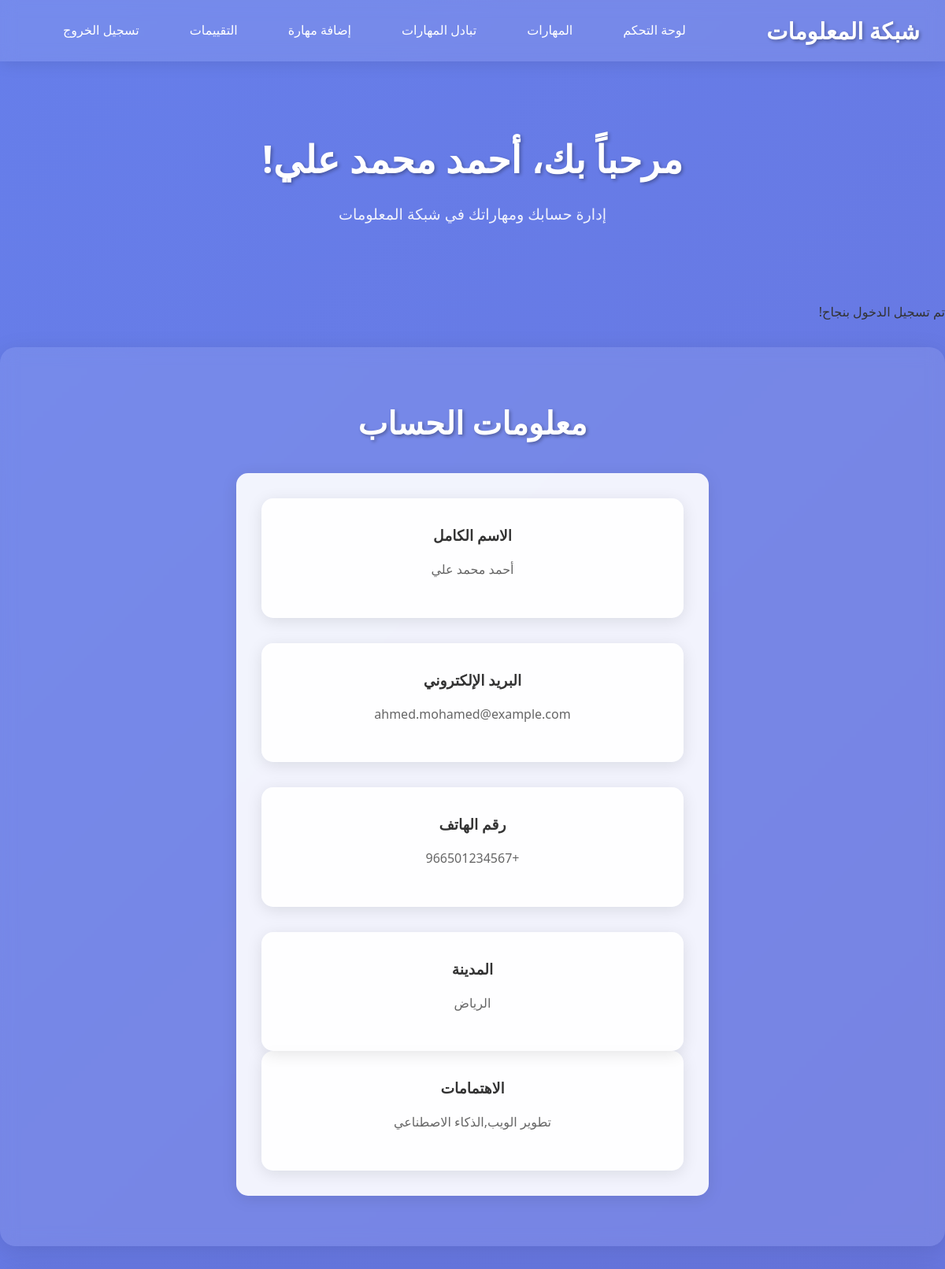
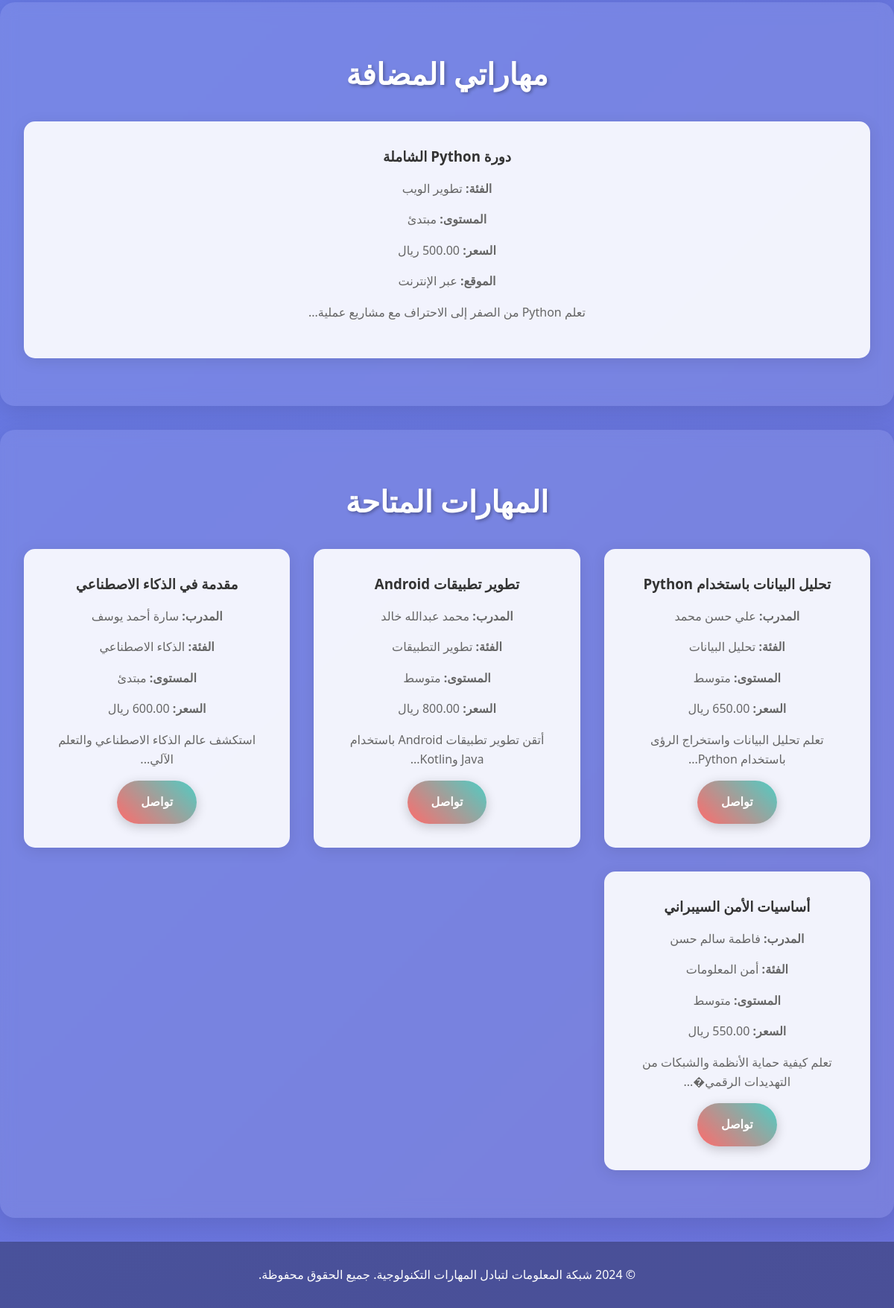
/dashboard.php (signed in), run on the app's committed database (2 pictures, top to bottom).
### tables this page shows
CREATE TABLE users AS
SELECT 1 AS id, 'أحمد محمد علي' AS full_name, 'ahmed.mohamed@example.com' AS email, 
       'Ye4oKoEa3Ro9llC/.og/at2.uheWG/igi' AS password, '+966501234567' AS phone, 
       'الرياض' AS city, 'تطوير الويب,الذكاء الاصطناعي' AS interests, CURRENT_TIMESTAMP AS created_at
UNION ALL
SELECT 2, 'فاطمة سالم حسن', 'fatima.salem@example.com', 'Ye4oKoEa3Ro9llC/.og/at2.uheWG/igi', 
       '+966507654321', 'جدة', 'أمن المعلومات,تحليل البيانات', CURRENT_TIMESTAMP
UNION ALL
SELECT 3, 'محمد عبدالله خالد', 'mohamed.abdullah@example.com', 'Ye4oKoEa3Ro9llC/.og/at2.uheWG/igi', 
       '+966509876543', 'الدمام', 'تطوير التطبيقات,إنترنت الأشياء', CURRENT_TIMESTAMP
UNION ALL
SELECT 4, 'سارة أحمد يوسف', 'sara.ahmed@example.com', 'Ye4oKoEa3Ro9llC/.og/at2.uheWG/igi', 
       '+966503456789', 'مكة', 'الذكاء الاصطناعي,تطوير الويب', CURRENT_TIMESTAMP
UNION ALL
SELECT 5, 'علي حسن محمد', 'ali.hassan@example.com', 'Ye4oKoEa3Ro9llC/.og/at2.uheWG/igi', 
       '+966502468135', 'المدينة المنورة', 'أمن المعلومات,تطوير التطبيقات', CURRENT_TIMESTAMP;

CREATE TABLE skills AS
SELECT 1 AS id, 'دورة Python الشاملة' AS name, 'تطوير الويب' AS category, 'مبتدئ' AS level, 
       'تعلم Python من الصفر إلى الاحتراف مع مشاريع عملية' AS description, 8 AS duration, 
       500.00 AS price, 'عبر الإنترنت' AS location, 1 AS instructor_id, 
       'لا توجد متطلبات مسبقة' AS prerequisites, 'حاسوب شخصي، اتصال إنترنت' AS materials, 
       'ahmed.mohamed@example.com' AS contact_info, CURRENT_TIMESTAMP AS created_at
UNION ALL
SELECT 2, 'أساسيات الأمن السيبراني', 'أمن المعلومات', 'متوسط', 
       'تعلم كيفية حماية الأنظمة والشبكات من التهديدات الرقمية', 5, 550.00, 'جدة', 2, 
       'معرفة أساسية بالحواسيب', 'حاسوب شخصي، أدوات أمنية', 'fatima.salem@example.com', CURRENT_TIMESTAMP
UNION ALL
SELECT 3, 'تطوير تطبيقات Android', 'تطوير التطبيقات', 'متوسط', 
       'أتقن تطوير تطبيقات Android باستخدام Java وKotlin', 10, 800.00, 'الرياض', 3, 
       'معرفة أساسية بالبرمجة', 'حاسوب مع Android Studio', 'mohamed.abdullah@example.com', CURRENT_TIMESTAMP
UNION ALL
SELECT 4, 'مقدمة في الذكاء الاصطناعي', 'الذكاء الاصطناعي', 'مبتدئ', 
       'استكشف عالم الذكاء الاصطناعي والتعلم الآلي', 6, 600.00, 'عبر الإنترنت', 4, 
       'لا توجد متطلبات مسبقة', 'حاسوب شخصي، اتصال إنترنت', 'sara.ahmed@example.com', CURRENT_TIMESTAMP
UNION ALL
SELECT 5, 'تحليل البيانات باستخدام Python', 'تحليل البيانات', 'متوسط', 
       'تعلم تحليل البيانات واستخراج الرؤى باستخدام Python', 8, 650.00, 'الدمام', 5, 
       'معرفة أساسية بـ Python', 'حاسوب شخصي، مكتبات Python', 'ali.hassan@example.com', CURRENT_TIMESTAMP;

### config.php (called while the page is built, shortened)
<?php
function getMessage() {
    if (isset($_SESSION['message'])) {
        $message = $_SESSION['message'];
        $type = $_SESSION['message_type'] ?? 'info';
        return ['message' => $message, 'type' => $type];
    }
    return null;
}
?>

### dashboard.php (the view, shortened to what this page needs)
<?php
require_once 'config.php';
$message = getMessage();
try {
    $conn = getDBConnection();
    $stmt = $conn->prepare("SELECT * FROM users WHERE id = ?");
    $stmt->execute([$_SESSION['user_id']]);
    $user = $stmt->fetch();
    $stmt = $conn->prepare("SELECT * FROM skills WHERE instructor_id = ? ORDER BY created_at DESC");
    $stmt->execute([$_SESSION['user_id']]);
    $user_skills = $stmt->fetchAll();
    $stmt = $conn->prepare("SELECT s.*, u.full_name as instructor_name FROM skills s JOIN users u ON s.instructor_id = u.id WHERE s.instructor_id != ? ORDER BY s.created_at DESC LIMIT 10");
    $stmt->execute([$_SESSION['user_id']]);
    $available_skills = $stmt->fetchAll();
} catch (PDOException $e) {
    showMessage('حدث خطأ في تحميل البيانات.', 'error');
    $user = null;
    $user_skills = [];
    $available_skills = [];
}
?>
<!DOCTYPE html>
<html lang="ar" dir="rtl">
<head>
    <link rel="stylesheet" href="css/style.css">
</head>
<body>
    <header>
        <nav>
            <div class="logo">شبكة المعلومات</div>
            <ul class="nav-links">
                <li><a href="dashboard.php">لوحة التحكم</a></li>
                <li><a href="skills.php">المهارات</a></li>
                <li><a href="exchange.php">تبادل المهارات</a></li>
                <li><a href="add_skill.php">إضافة مهارة</a></li>
                <li><a href="evaluate.php">التقييمات</a></li>
                <li><a href="logout.php">تسجيل الخروج</a></li>
            </ul>
        </nav>
    </header>
    <main>
        <section class="hero">
            <h1>مرحباً بك، <?php echo htmlspecialchars($user['full_name'] ?? 'المستخدم'); ?>!</h1>
            <p>إدارة حسابك ومهاراتك في شبكة المعلومات</p>
        </section>
        <?php if ($message): ?>
            <div class="message message-<?php echo $message['type']; ?>">
                <?php echo $message['message']; ?>
            </div>
        <?php endif; ?>
        <section class="section fade-in">
            <h2>معلومات الحساب</h2>
            <div class="form-container">
                <div class="grid">
                    <div class="card">
                        <h3>الاسم الكامل</h3>
                        <p><?php echo htmlspecialchars($user['full_name'] ?? 'غير محدد'); ?></p>
                    </div>
                    <div class="card">
                        <h3>البريد الإلكتروني</h3>
                        <p><?php echo htmlspecialchars($user['email'] ?? 'غير محدد'); ?></p>
                    </div>
                    <div class="card">
                        <h3>رقم الهاتف</h3>
                        <p><?php echo htmlspecialchars($user['phone'] ?? 'غير محدد'); ?></p>
                    </div>
                    <div class="card">
                        <h3>المدينة</h3>
                        <p><?php echo htmlspecialchars($user['city'] ?? 'غير محدد'); ?></p>
                    </div>
                </div>
                <div class="card">
                    <h3>الاهتمامات</h3>
                    <p><?php echo htmlspecialchars($user['interests'] ?? 'غير محدد'); ?></p>
                </div>
            </div>
        </section>
        <section class="section fade-in">
            <h2>مهاراتي المضافة</h2>
            <?php if (empty($user_skills)): ?>
                <div class="card">
                    <p>لم تقم بإضافة أي مهارات بعد. <a href="add_skill.php">أضف مهارة جديدة</a></p>
                </div>
            <?php else: ?>
                <div class="grid">
                    <?php foreach ($user_skills as $skill): ?>
                        <div class="card">
                            <h3><?php echo htmlspecialchars($skill['name']); ?></h3>
                            <p><strong>الفئة:</strong> <?php echo htmlspecialchars($skill['category']); ?></p>
                            <p><strong>المستوى:</strong> <?php echo htmlspecialchars($skill['level']); ?></p>
                            <p><strong>السعر:</strong> <?php echo htmlspecialchars($skill['price']); ?> ريال</p>
                            <p><strong>الموقع:</strong> <?php echo htmlspecialchars($skill['location']); ?></p>
                            <p><?php echo htmlspecialchars(substr($skill['description'], 0, 100)); ?>...</p>
                        </div>
                    <?php endforeach; ?>
                </div>
            <?php endif; ?>
        </section>
        <section class="section fade-in">
            <h2>المهارات المتاحة</h2>
            <?php if (empty($available_skills)): ?>
                <div class="card">
                    <p>لا توجد مهارات متاحة حالياً.</p>
                </div>
            <?php else: ?>
                <div class="grid">
                    <?php foreach ($available_skills as $skill): ?>
                        <div class="card">
                            <h3><?php echo htmlspecialchars($skill['name']); ?></h3>
                            <p><strong>المدرب:</strong> <?php echo htmlspecialchars($skill['instructor_name']); ?></p>
                            <p><strong>الفئة:</strong> <?php echo htmlspecialchars($skill['category']); ?></p>
                            <p><strong>المستوى:</strong> <?php echo htmlspecialchars($skill['level']); ?></p>
                            <p><strong>السعر:</strong> <?php echo htmlspecialchars($skill['price']); ?> ريال</p>
                            <p><?php echo htmlspecialchars(substr($skill['description'], 0, 100)); ?>...</p>
                            <a href="mailto:<?php echo htmlspecialchars($skill['contact_info']); ?>" class="btn">تواصل</a>
                        </div>
                    <?php endforeach; ?>
                </div>
            <?php endif; ?>
        </section>
    </main>
    <footer>
        <p>&copy; 2024 شبكة المعلومات لتبادل المهارات التكنولوجية. جميع الحقوق محفوظة.</p>
    </footer>
</body>
</html>

### style.css (style rules this page uses)
* { margin: 0; padding: 0; box-sizing: border-box; }
body { font-family: 'Segoe UI', Tahoma, Geneva, Verdana, sans-serif; line-height: 1.6; color: #333; background: linear-gradient(135deg, #667eea 0%, #764ba2 100%); background-size: 400% 400%; animation: gradientShift 15s ease infinite; min-height: 100vh; direction: rtl; }
header { background: rgba(255, 255, 255, 0.1); backdrop-filter: blur(10px); padding: 1rem 0; position: fixed; width: 100%; top: 0; z-index: 1000; box-shadow: 0 2px 20px rgba(0,0,0,0.1); }
nav { display: flex; justify-content: space-between; align-items: center; max-width: 1200px; margin: 0 auto; padding: 0 2rem; }
.logo { font-size: 1.8rem; font-weight: bold; color: #fff; text-shadow: 2px 2px 4px rgba(0,0,0,0.3); }
.nav-links { display: flex; list-style: none; }
.nav-links li { margin-left: 2rem; }
.nav-links a { color: #fff; text-decoration: none; font-weight: 500; transition: all 0.3s ease; padding: 0.5rem 1rem; border-radius: 25px; }
main { padding-top: 100px; min-height: calc(100vh - 200px); }
.hero { text-align: center; padding: 4rem 2rem; color: #fff; }
.hero h1 { font-size: 3rem; margin-bottom: 1rem; text-shadow: 2px 2px 4px rgba(0,0,0,0.3); }
.hero p { font-size: 1.2rem; margin-bottom: 2rem; opacity: 0.9; }
.btn { display: inline-block; background: linear-gradient(45deg, #ff6b6b, #4ecdc4); color: #fff; padding: 1rem 2rem; text-decoration: none; border-radius: 50px; font-weight: bold; transition: all 0.3s ease; box-shadow: 0 4px 15px rgba(0,0,0,0.2); }
.section { max-width: 1200px; margin: 0 auto; padding: 4rem 2rem; background: rgba(255, 255, 255, 0.1); backdrop-filter: blur(10px); border-radius: 20px; margin: 2rem auto; box-shadow: 0 8px 32px rgba(0,0,0,0.1); }
.section h2 { text-align: center; color: #fff; margin-bottom: 2rem; font-size: 2.5rem; text-shadow: 2px 2px 4px rgba(0,0,0,0.3); }
.grid { display: grid; grid-template-columns: repeat(auto-fit, minmax(300px, 1fr)); gap: 2rem; }
.card { background: rgba(255, 255, 255, 0.9); padding: 2rem; border-radius: 15px; box-shadow: 0 4px 20px rgba(0,0,0,0.1); transition: all 0.3s ease; text-align: center; }
.card h3 { color: #333; margin-bottom: 1rem; }
.card p { color: #666; margin-bottom: 1rem; }
.form-container { max-width: 600px; margin: 0 auto; background: rgba(255, 255, 255, 0.9); padding: 2rem; border-radius: 15px; box-shadow: 0 4px 20px rgba(0,0,0,0.1); }
footer { background: rgba(0, 0, 0, 0.3); color: #fff; text-align: center; padding: 2rem 0; margin-top: 2rem; }
.fade-in { animation: fadeIn 0.6s ease-out; }

### data on the page
users: full_name "أحمد محمد علي", email "ahmed.mohamed@example.com", phone "+966501234567", city "الرياض", interests "تطوير الويب,الذكاء الاصطناعي"
skills: name "دورة Python الشاملة", category "تطوير الويب", level "مبتدئ", location "عبر الإنترنت", description "تعلم Python من الصفر إلى الاحتراف مع مشاريع عملية"
skills: name "تحليل البيانات باستخدام Python", users.full_name "علي حسن محمد", category "تحليل البيانات", level "متوسط", description "تعلم تحليل البيانات واستخراج الرؤى باستخدام Python"
skills: name "تطوير تطبيقات Android", users.full_name "محمد عبدالله خالد", category "تطوير التطبيقات", level "متوسط", description "أتقن تطوير تطبيقات Android باستخدام Java وKotlin"
skills: name "مقدمة في الذكاء الاصطناعي", users.full_name "سارة أحمد يوسف", category "الذكاء الاصطناعي", level "مبتدئ", description "استكشف عالم الذكاء الاصطناعي والتعلم الآلي"
skills: name "أساسيات الأمن السيبراني", users.full_name "فاطمة سالم حسن", category "أمن المعلومات", level "متوسط", description "تعلم كيفية حماية الأنظمة والشبكات من التهديدات الرقمي�"

### other printed values
$message['message'] "تم تسجيل الدخول بنجاح!"
